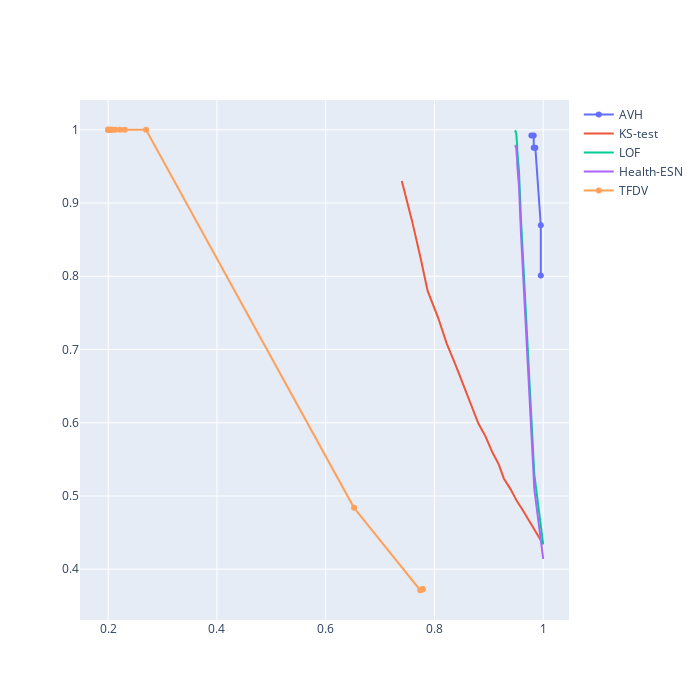

Here is the notebook cell this chart was saved with:
### Code cell
fig = go.Figure()

fig.add_scatter(x=metrics_avh["recall"], y=metrics_avh["precision"], name="AVH")
fig.add_scatter(x=metrics_ks["recall"], y=metrics_ks["precision"], name="KS-test")
fig.add_scatter(x=metrics_lof["recall"], y=metrics_lof["precision"], name="LOF")
fig.add_scatter(x=metrics_hs["recall"], y=metrics_hs["precision"], name="Health-ESN")
fig.add_scatter(x=metrics_tfdv["recall"], y=metrics_tfdv["precision"], name="TFDV")
fig.update_layout(width=700, height=700)
